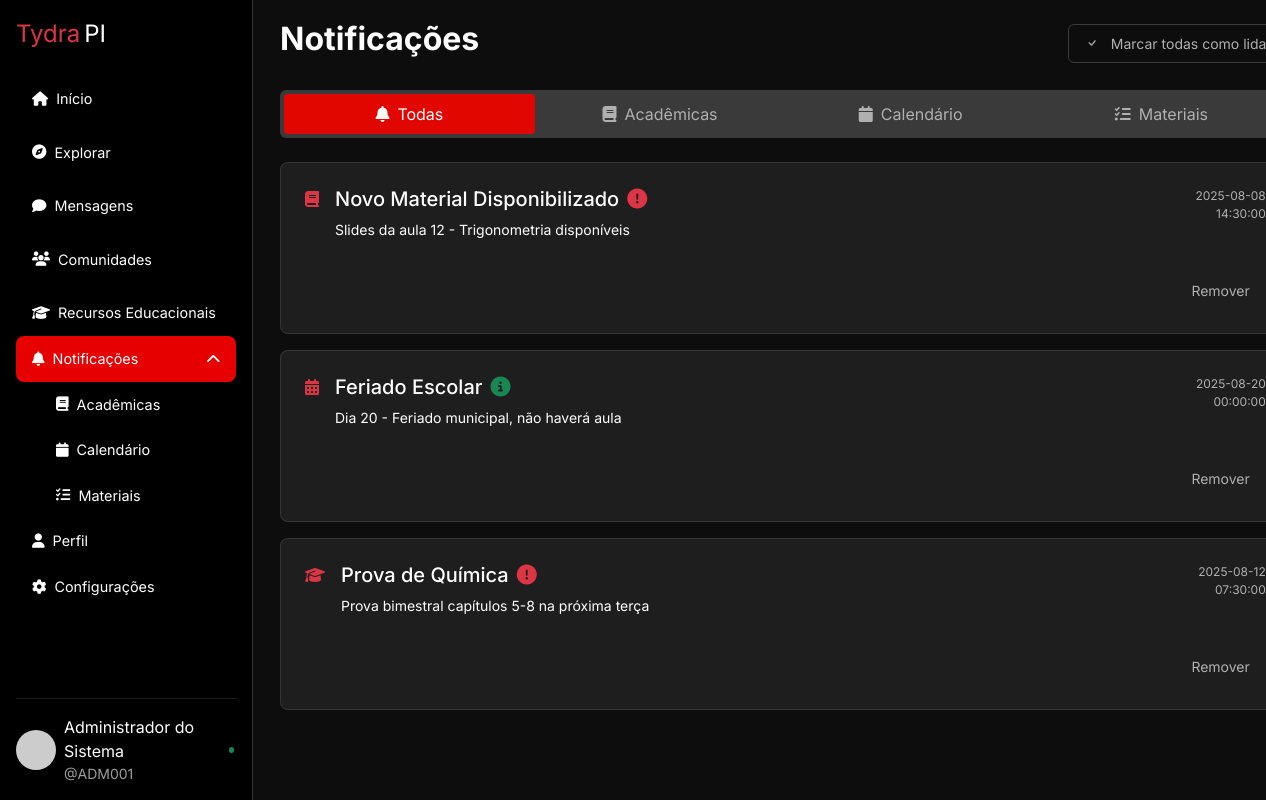
Before: /notific.php (signed in) with the older database file.
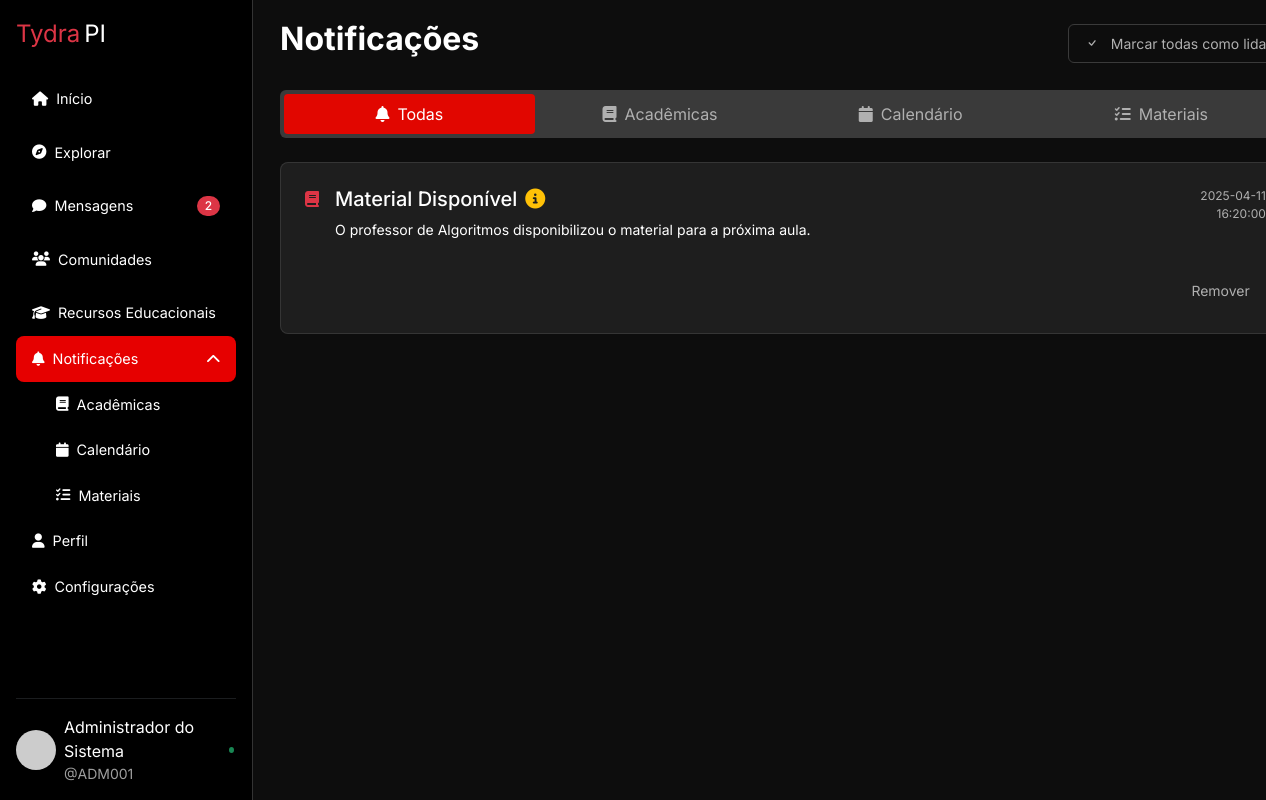
After: the same page with the newer database file.
### tables this page shows
CREATE TABLE `notificacoes` (
  `id` int(11) NOT NULL,
  `title` varchar(255) NOT NULL,
  `message` text NOT NULL,
  `date` date NOT NULL,
  `time` time NOT NULL,
  `type` enum('academic','materials','calendar') NOT NULL,
  `priority` enum('low','medium','high') NOT NULL,
  `read` tinyint(1) NOT NULL DEFAULT 0,
  `academicType` enum('homework','exam','deadline','event') DEFAULT NULL
);

### includes/crud.php (called while the page is built, shortened)
<?php
function getNotifications($pdo, $tipo = 'all') {
    $sql = "SELECT * FROM notificacoes";
    if ($tipo !== 'all') {
        $sql .= " WHERE type = :type";
        $stmt = $pdo->prepare($sql);
        $stmt->bindParam(':type', $tipo);
    } else {
        $stmt = $pdo->prepare($sql);
    }
    $stmt->execute();
    return $stmt->fetchAll(PDO::FETCH_ASSOC);
}

### functions/siderbar_functions.php (called while the page is built, shortened)
<?php
function contarMensagensNaoLidas($pdo, $usuarioId) {
    $sqlConversas = "SELECT COUNT(*) as total
                    FROM mensagens m
                    JOIN conversas c ON m.conversa_id = c.id
                    WHERE (c.usuario1_id = :usuario_id OR c.usuario2_id = :usuario_id)
                    AND m.remetente_id != :usuario_id
                    AND m.lida = 0";
    $stmt = $pdo->prepare($sqlConversas);
    $stmt->bindValue(':usuario_id', $usuarioId, PDO::PARAM_INT);
    $stmt->execute();
    $naoLidasConversas = $stmt->fetchColumn();
    $sqlGrupos = "SELECT COUNT(*) as total
                 FROM mensagens_grupo mg
                 JOIN grupo_membros gm ON mg.grupo_id = gm.grupo_id
                 WHERE gm.usuario_id = :usuario_id
                 AND mg.id > COALESCE(
                     (SELECT ultima_visualizacao
                      FROM grupo_visualizacoes
                      WHERE grupo_id = mg.grupo_id AND usuario_id = :usuario_id), 0)";
    $stmt = $pdo->prepare($sqlGrupos);
    $stmt->bindValue(':usuario_id', $usuarioId, PDO::PARAM_INT);
    $stmt->execute();
    $naoLidasGrupos = $stmt->fetchColumn();
    return $naoLidasConversas + $naoLidasGrupos;
}
?>

### notific.php (the view, shortened to what the changed rows need)
        <?php
include 'includes/conexao.php';
include 'includes/crud.php';
$activeTab = $_GET['type'] ?? 'all';
$notifications = getNotifications($pdo, $activeTab);
include 'functions/notificfunctions.php';
include 'includes/header.php';
?>
<!DOCTYPE html>
<html lang="pt-br">
<head>
    <link href="https://cdn.jsdelivr.net/npm/bootstrap@5.3.0/dist/css/bootstrap.min.css" rel="stylesheet">
    <link rel="stylesheet" href="https://cdnjs.cloudflare.com/ajax/libs/font-awesome/6.4.0/css/all.min.css">
    <link rel="stylesheet" href="assets/css/style.css">
    <link rel="stylesheet" href="https://cdn.jsdelivr.net/npm/bootstrap-icons@1.10.5/font/bootstrap-icons.css">
</head>
<body>
    <?php include 'includes/sidebar.php'?>
    <div class="tydrapi-container py-6 content-wrapper">
        <div class="d-flex justify-content-between align-items-center mb-4">
            <h1 class="h2 fw-bold">Notificações</h1>
        </div>
        <div class="tab-content">
            <?php if (count($notifications) > 0): ?>
                <?php foreach ($notifications as $notification): ?>
                    <div class="tydrapi-card <?= !$notification['read'] ? 'unread' : '' ?>">
                        <div class="d-flex align-items-start">
                            <div class="flex-shrink-0 mt-1">
                                <?= getNotificationIcon($notification) ?>
                            </div>
                            <div class="flex-grow-1 ms-3">
                                <div class="d-flex justify-content-between">
                                    <div>
                                        <h3 class="h5 fw-medium d-flex align-items-center">
                                            <?= htmlspecialchars($notification['title']) ?>
                                            <span class="ms-2"><?= getPriorityIcon($notification['priority']) ?></span>
                                        </h3>
                                        <p class="text-sm mt-1"><?= htmlspecialchars($notification['message']) ?></p>
                                    </div>
                                    <div class="text-end">
                                        <p class="text-xs text-tydrapi-gray small mb-0"><?= htmlspecialchars($notification['date']) ?></p>
                                        <p class="text-xs text-tydrapi-gray small"><?= htmlspecialchars($notification['time']) ?></p>
                                    </div>
                                </div>
                                <div class="d-flex justify-content-between mt-3">
                                    <div class="d-flex gap-2">
                                        <form method="post" class="d-inline">
                                            <button type="submit" class="btn-ghost-sm">
                                                Remover
                                            </button>
                                        </form>
                                    </div>
                                </div>
                            </div>
                        </div>
                    </div>
                <?php endforeach; ?>
            <?php else: ?>
                <div class="text-center py-5">
                    <p class="text-muted">Não há notificações para exibir.</p>
                </div>
            <?php endif; ?>
        </div>
    </div>
</body>
</html>

### includes/sidebar.php (shortened to what the changed rows need)
<?php
require './functions/siderbar_functions.php';
$usuarioAtualId = $_SESSION['usuario_id'] ?? null;
$totalMensagensNaoLidas = 0;
if ($usuarioAtualId) {
    $totalMensagensNaoLidas = contarMensagensNaoLidas($pdo, $usuarioAtualId);
}
?>
<nav class="sidebar d-flex flex-column p-3">
  <?php
    $currentPage = basename($_SERVER['PHP_SELF']);
    $menus = [
      [
        'label' => 'Recursos Educacionais',
        'icon'  => 'graduation-cap',
        'link'  => 'recursoeducacionais.php',
        'items' => [
          ['label'=>'Material de Estudo','icon'=>'book','href'=>'material.php'],
          ['label'=>'Video Aulas','icon'=>'video','href'=>'videos.php'],
          ['label'=>'Exercícios Práticos','icon'=>'tasks','href'=>'exercicios.php'],
          ['label'=>'Dicas de Estudo','icon'=>'lightbulb','href'=>'dicas.php'],
        ],
        'pages' => ['recursoeducacionais.php','material.php','videos.php','exercicios.php','dicas.php'],
      ],
      [
        'label' => 'Notificações',
        'icon'  => 'bell',
        'link'  => 'notific.php',
        'items' => [
          ['label'=>'Acadêmicas','icon'=>'book','href'=>'notif_academicas.php'],
          ['label'=>'Calendário','icon'=>'calendar','href'=>'calendario.php'],
          ['label'=>'Materiais','icon'=>'tasks','href'=>'notif_materiais.php'],
        ],
        'pages' => ['notific.php','notif_academicas.php','calendario.php','notif_materiais.php'],
      ],
    ];
  ?>
  <ul class="nav nav-pills flex-column mb-auto">
    <li>
      <a href="chat.php" class="nav-link mb-2 d-flex justify-content-between align-items-center <?= $currentPage=='chat.php'?'active':'' ?>">
        <span><i class="fas fa-comment me-2"></i>Mensagens</span>
        <?php if ($totalMensagensNaoLidas > 0): ?>
          <span class="badge bg-danger"><?= $totalMensagensNaoLidas ?></span>
        <?php endif; ?>
      </a>
    </li>
    <?php foreach($menus as $menu): ?>
      <?php $isActive = in_array($currentPage, $menu['pages']); ?>
      <?php if($isActive): ?>
        <li class="has-submenu active">
          <a href="<?= $menu['link'] ?>" class="nav-link d-flex justify-content-between align-items-center submenu-toggle active">
            <span><i class="fas fa-<?= $menu['icon'] ?> me-2"></i><?= $menu['label'] ?></span>
            <i class="fas fa-chevron-down submenu-icon"></i>
          </a>
          <ul class="sub-menu">
            <?php foreach($menu['items'] as $item): ?>
              <li><a href="<?= $item['href'] ?>" class="nav-link sub-link <?= $currentPage==basename($item['href'])?'active':'' ?>"><i class="fas fa-<?= $item['icon'] ?> me-2"></i><?= $item['label'] ?></a></li>
            <?php endforeach; ?>
          </ul>
        </li>
      <?php else: ?>
        <li>
          <a href="<?= $menu['link'] ?>" class="nav-link<?= $isActive?' active':'' ?>">
            <i class="fas fa-<?= $menu['icon'] ?> me-2"></i><?= $menu['label'] ?>
          </a>
        </li>
      <?php endif; ?>
    <?php endforeach; ?>
  </ul>
</nav>

### functions/notificfunctions.php (shortened to what the changed rows need)
<?php
function getNotificationIcon($notification)
{
    if ($notification['type'] === 'academic') {
        switch ($notification['tipo_academico'] ?? '') {
            default: return '<i class="fa-solid fa-graduation-cap text-danger"></i>';
        }
    }
    if ($notification['type'] === 'calendar') return '<i class="fa-solid fa-calendar-days text-danger"></i>';
    if ($notification['type'] === 'materials') return '<i class="fa-solid fa-book text-danger"></i>';
    return '<i class="fa-solid fa-bell text-danger"></i>';
}
function getPriorityIcon($priority)
{
    return match ($priority) {
        'high' => '<i class="fa-solid fa-exclamation-circle text-danger"></i>',
        'medium' => '<i class="fa-solid fa-info-circle text-warning"></i>',
        default => '<i class="fa-solid fa-info-circle text-success"></i>',
    };
}

Changed rows visible on the page:
removed notificacoes: type "materials" (drawn), title "Novo Material Disponibilizado", message "Slides da aula 12 - Trigonometria disponíveis", date "2025-08-08", time "14:30:00"
removed notificacoes: type "calendar" (drawn), title "Feriado Escolar", message "Dia 20 - Feriado municipal, não haverá aula", date "2025-08-20", time "00:00:00"
removed notificacoes: title "Prova de Química", message "Prova bimestral capítulos 5-8 na próxima terça", date "2025-08-12", time "07:30:00"
added notificacoes: type "materials" (drawn), title "Material Disponível", message "O professor de Algoritmos disponibilizou o material para a próxima aula.", date "2025-04-11", time "16:20:00"
Other visible differences:
$totalMensagensNaoLidas: (not shown) → "2"
